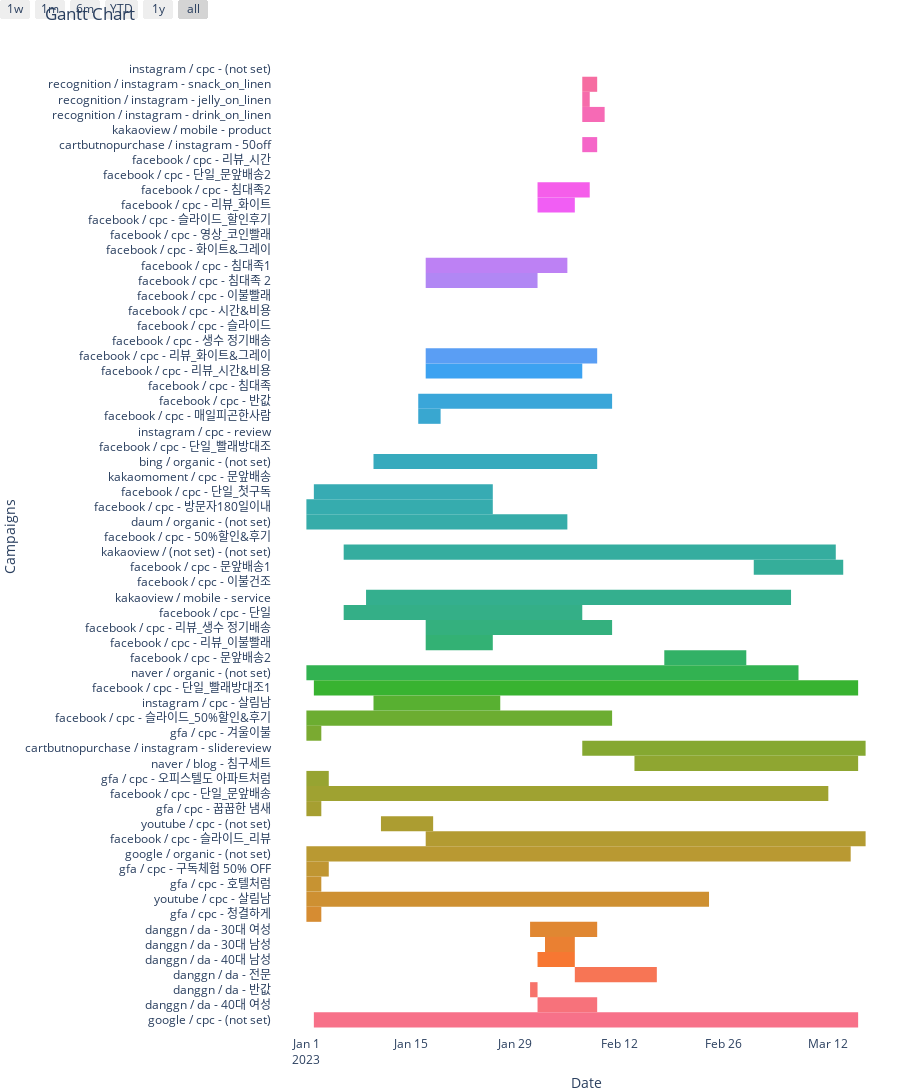

Notebook code for this chart:
### Markdown cell above
### PROMPT 6
Can show more information on the hover popup with totalUsers, total days, average bounce rate, average userEngagedDuration (which is sum of userEngagementDuration/ sum of engagedSessions) of each campaign? 
Plust, make the hover popup shows upper side of mouse position where previous campaign resides above the current bar. When you add custom hover information, please keep the previous code as much as you can. especially must use ff.create_gantt".

### Code cell
import pandas as pd
import plotly.figure_factory as ff
import seaborn as sns

# Read the CSV data from the file
df = pd.read_csv('report.csv')

# Exclude rows containing 'direct' or 'referral' in the firstUserSourceMedium field
df = df[~df['firstUserSourceMedium'].str.contains('direct|referral', case=False)]

# Merge the firstUserSourceMedium and firstUserManualAdContent fields
df['campaign'] = df['firstUserSourceMedium'] + ' - ' + df['firstUserManualAdContent']

# Convert the date column to a datetime object
df['date'] = pd.to_datetime(df['date'], format='%Y%m%d')

# Create an empty DataFrame with the required columns
gantt_df = pd.DataFrame(columns=['Task', 'Start', 'Finish', 'totalUsers'])

# Iterate over each campaign
for campaign in df['campaign'].unique():
    campaign_df = df[df['campaign'] == campaign].sort_values(by='date')
    
    start_date = None
    end_date = None
    total_users = 0
    
    for index, row in campaign_df.iterrows():
        if row['totalUsers'] > 0:
            if start_date is None:
                start_date = row['date']
            end_date = row['date']
            total_users += row['totalUsers']
        else:
            if start_date is not None:
                new_row = pd.DataFrame({'Task': [campaign], 'Start': [start_date], 'Finish': [end_date], 'totalUsers': [total_users]})
                gantt_df = pd.concat([gantt_df, new_row], ignore_index=True)
                start_date = None
                end_date = None
                total_users = 0

    if start_date is not None:
        new_row = pd.DataFrame({'Task': [campaign], 'Start': [start_date], 'Finish': [end_date], 'totalUsers': [total_users]})
        gantt_df = pd.concat([gantt_df, new_row], ignore_index=True)
display(gantt_df)
# Create a custom color scale
color_scale = sns.color_palette("husl", n_colors=len(gantt_df['Task'].unique())).as_hex()

# Create a dictionary mapping each unique campaign to a color
color_dict = {campaign: color for campaign, color in zip(gantt_df['Task'].unique(), color_scale)}

# Create custom hover text for each row
hover_text = []
for index, row in gantt_df.iterrows():
    hover_text.append(f"<b>{row['Task']}</b><br>Total Users: {row['totalUsers']}")

# Create the Gantt chart using plotly.figure_factory.create_gantt
fig = ff.create_gantt(gantt_df, colors=color_dict, index_col='Task', show_colorbar=True, bar_width=0.5, showgrid_x=True, showgrid_y=True, height=1500)

# Update hover text
for trace, hover in zip(fig['data'], hover_text):
    trace['hovertemplate'] = hover

fig.update_layout(
    hovermode='y unified',
    height=1500,
    yaxis=dict(title='Campaigns'),
    xaxis=dict(title='Date'),
    plot_bgcolor='white',
    margin=dict(l=0, r=0, t=0, b=0),
    showlegend=False  # Add this line to remove the legend
)
fig.show()
